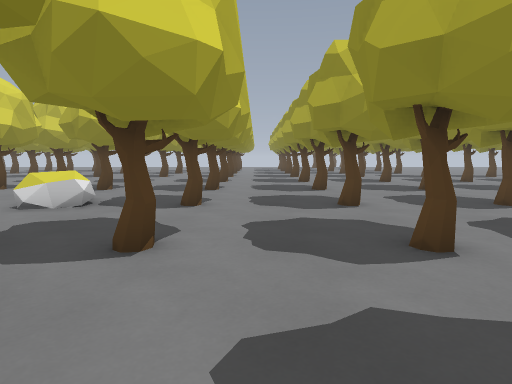
[1] (above)

24 first-person views from a walk through a Godot game level. The camera is 1.2 m above the floor, tilts 6° down and sees 75° across. The floor is counted in squares, 1 m on a side. Each view is taken from the middle of a square. On the plan, view 1 faces up. The plan holds only what a view shows up to about 14 squares ahead; the rest is blank. The place goes on beyond the plan. Some surface patterns are stand-ins.

[2]
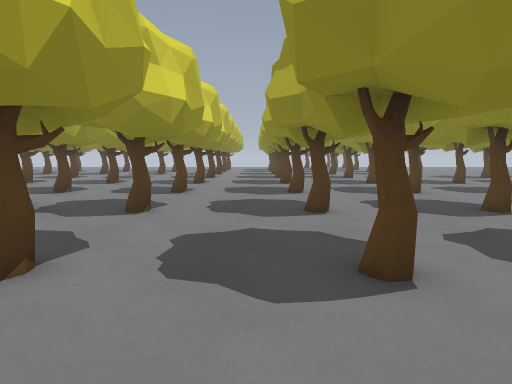

[3]
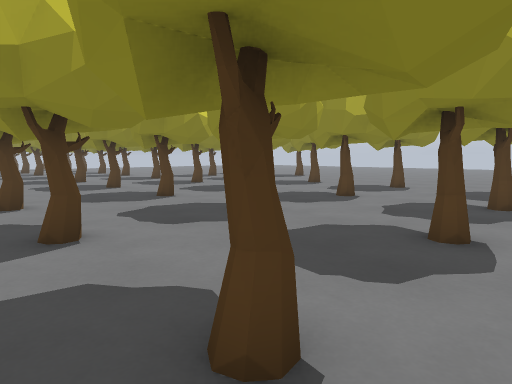

[4]
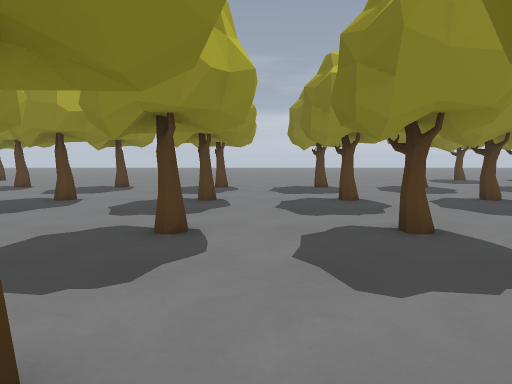

[5]
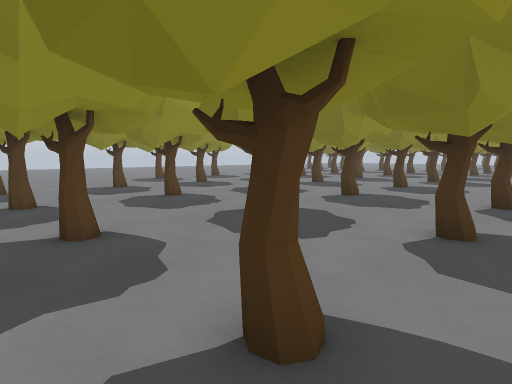

[6]
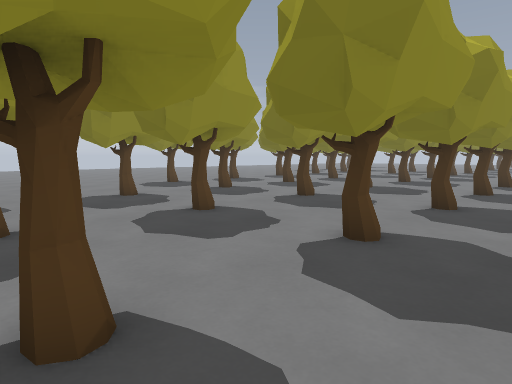

[7]
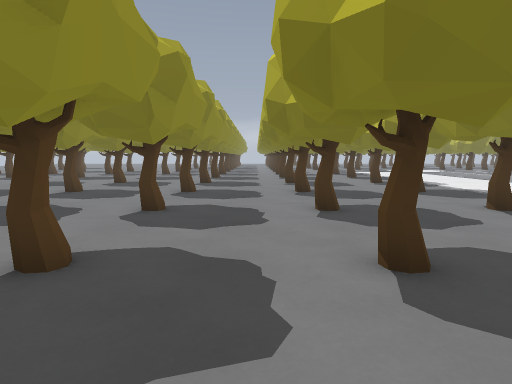

[8]
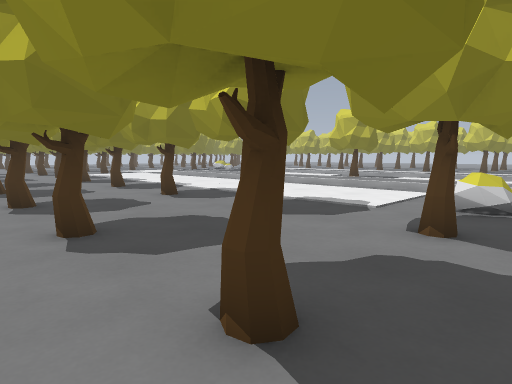

[9]
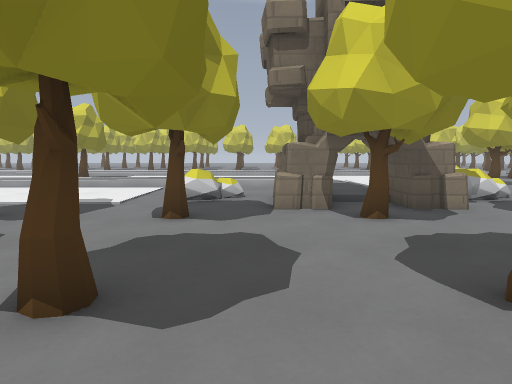

[10]
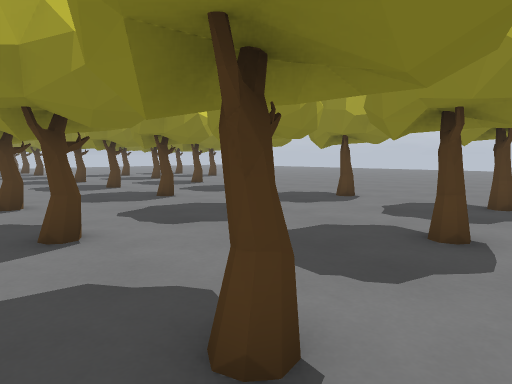

[11]
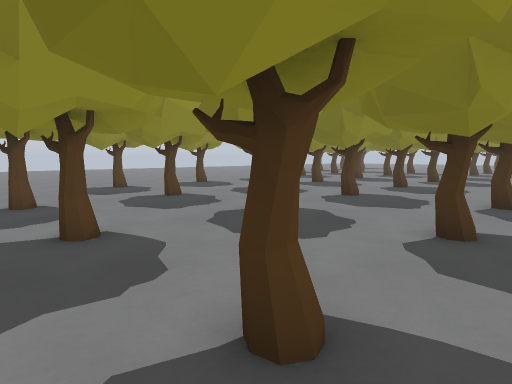

[12]
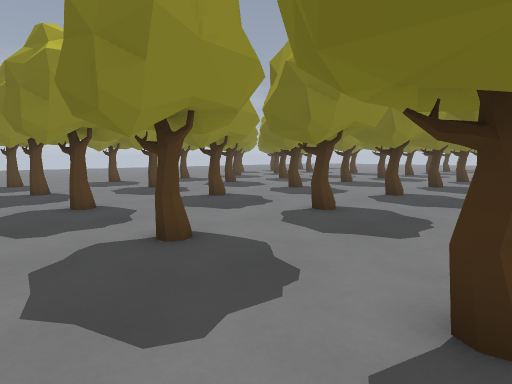

[13]
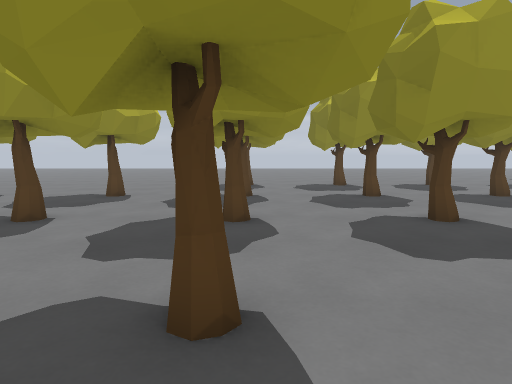

[14]
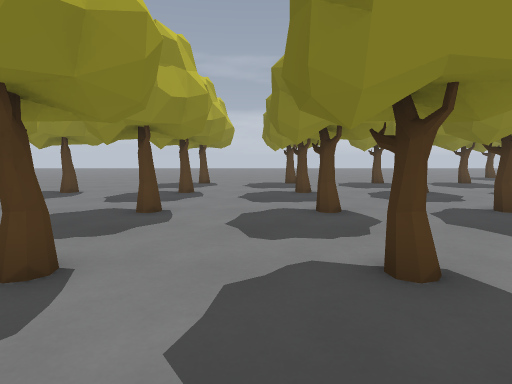

[15]
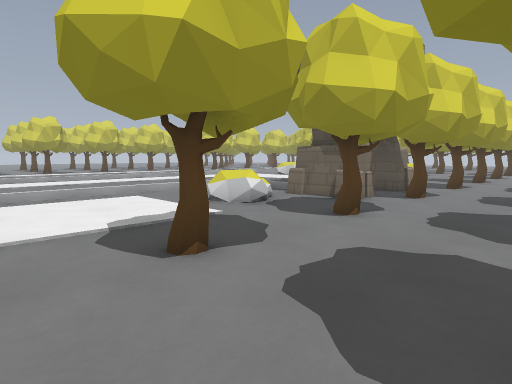

[16]
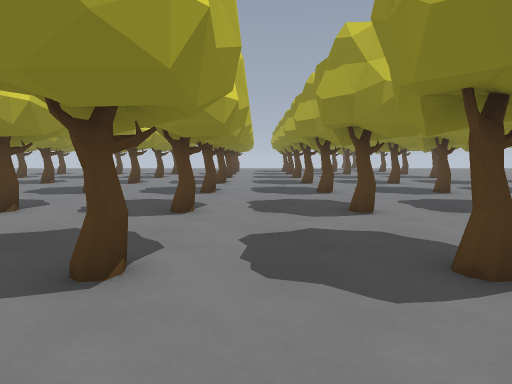

[17]
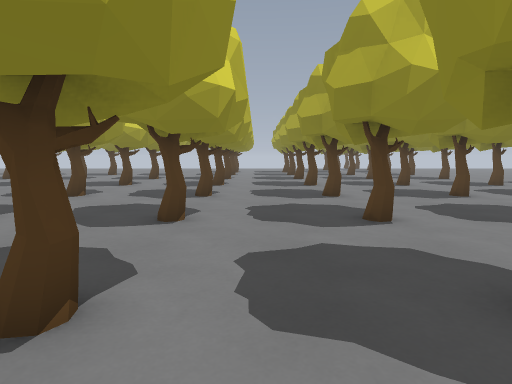

[18]
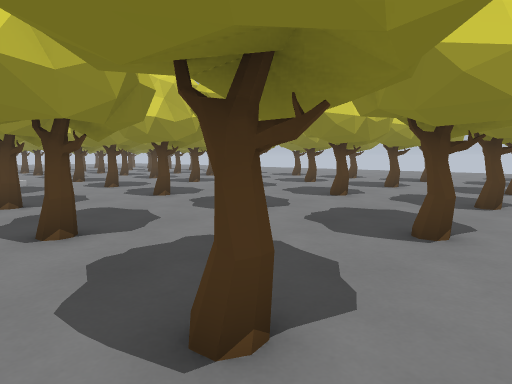

[19]
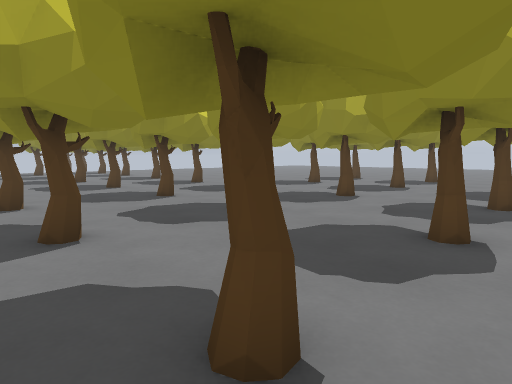

[20]
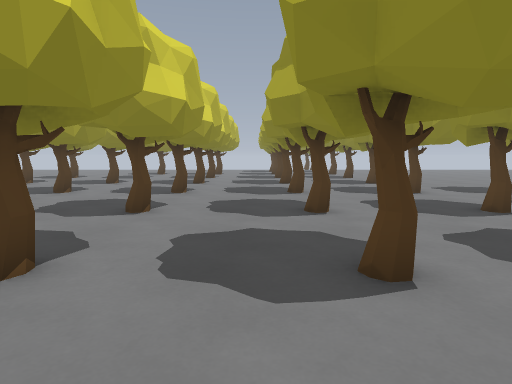

[21]
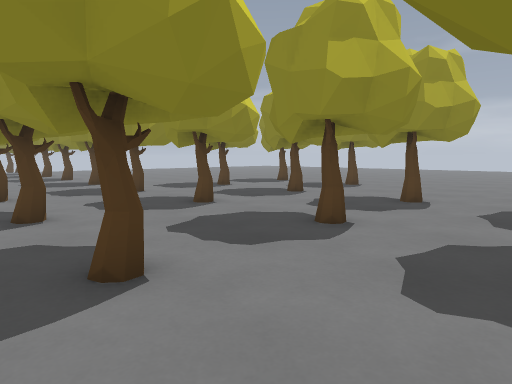

[22]
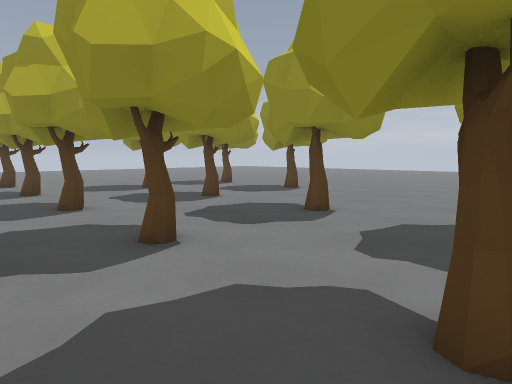

[23]
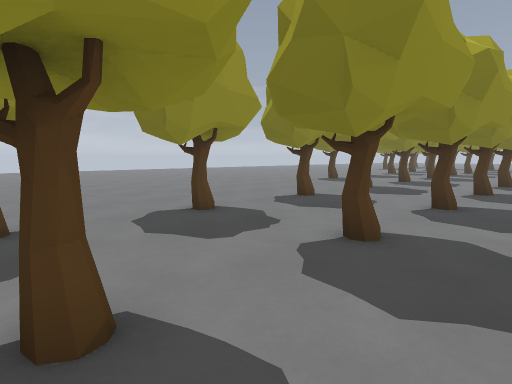

[24]
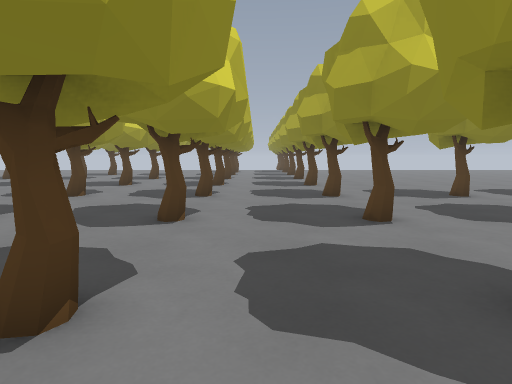

### Floor plan
Key: @ floor where view 1 was taken; # wall or solid block; . main floor; : floor 0.25 m higher than the main floor; / step, stairs or slope; = window, fence, low wall or low ledge; ^ raised ledge.
Columns run from 14 left of view 1 to 14 right of it. Each row starts with its distance up from view 1.
 25         ##        ..##  ##
 24         ##..#     ..##..##.
 23        ....... ..............
 22       .......................
 21       ..##..##..##..##..##..#
 20       ..##..##..##..##..##..#
 19    ..........................
 18   ...........................
 17 ##..##..##..##..##..##..##..#
 16 ##..##..##..##..##..##..##..#
 15 .............................
 14 .............................
 13   ..##..##..##..##..##..##..#
 12     ##..##..##..##..##..##..#
 11       .......................
 10       .......................
  9        .. ..##..##..##..##..#
  8         .^=.##..##..##..##..#
  7         .....................
  6          ....................
  5          #..##..##..##..##..#
  4          ^=.##..##..##..##..#
  3           ##.................
  2        ./ ##.................
  1        :: ####..##..##..##..#
  0           ####@.##..##..##..#
 -1         .###.................
 -2      /.......................
 -3    /:/   #..##..##..##..##..#
 -4    /:/.. ^=.##..##..##..##..#
 -5    /:/.......................
 -6    /:/.......................
 -7    /::......##..##..##..##..#
 -8    /::......##..##..##..##..#
 -9       .......................
-10        ......................
-11        .....##..##..##..##..#
-12          ...##..##..##..##..#
-13          ....................
-14          ....................
-15             ##..# ..##..##..#

Positions as (right, up) in squares from view 1, and headings:
1: (0, 0), facing up
2: (1, 1), facing up
3: (1, 3), facing up-right
4: (1, 3), facing right
5: (1, 2), facing down-right
6: (4, 1), facing down-right
7: (4, 0), facing down
8: (4, -2), facing down-left
9: (5, -2), facing left
10: (5, -1), facing up-right
11: (5, -2), facing down-right
12: (2, -5), facing down-right
13: (4, -8), facing right
14: (3, -10), facing right
15: (2, -10), facing up-left
16: (0, 5), facing up
17: (0, 6), facing up
18: (0, 11), facing up-left
19: (1, 11), facing up-right
20: (5, 9), facing up
21: (5, 9), facing up-right
22: (8, 8), facing up-right
23: (8, 9), facing down-right
24: (8, 10), facing up
